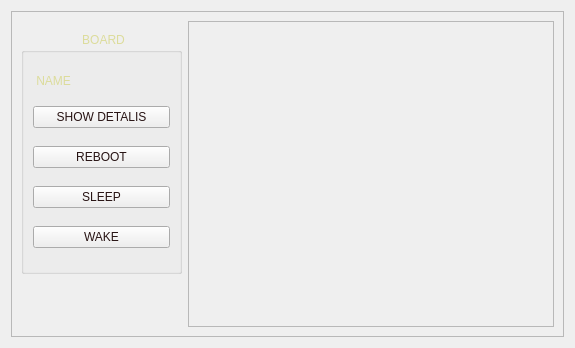
<?xml version="1.0" encoding="UTF-8"?>
<ui version="4.0">
 <class>RubiBoardUi</class>
 <widget class="QWidget" name="RubiBoardUi">
  <property name="enabled">
   <bool>true</bool>
  </property>
  <property name="geometry">
   <rect>
    <x>0</x>
    <y>0</y>
    <width>575</width>
    <height>348</height>
   </rect>
  </property>
  <property name="minimumSize">
   <size>
    <width>575</width>
    <height>348</height>
   </size>
  </property>
  <property name="windowTitle">
   <string>RubiController</string>
  </property>
  <property name="styleSheet">
   <string notr="true">	QWidget{
	background-image: url(:/ta-skin/bg1.gif);
}

QLabel, QCheckBox, QTextEdit, QLineEdit, QGroupBox, QDoubleSpinBox, QSpinBox{
	font: bold 10px, &quot;Segoe UI Black&quot;;
	color: rgb(220, 220, 155);
    background-color: transparent;
}

QProgressBar{
    border-image: url(:/ta-skin/chunk_empty.png) 0 repeat stretch;
    font: 1px, &quot;Segoe UI Black&quot;;
}

QProgressBar::chunk {
    border-image: url(:/ta-skin/chunk_full.png) 0 repeat stretch;
}

QLabel, QCheckBox{
	border-image: url(:/ta-skin/label2.png) 11 22 10 12 repeat stretch ;
	border-width: 10;
}

QCheckBox{
	spacing: 3;
}

QCheckBox::indicator::checked, QCheckBox::indicator::unchecked{
    width: 19px;
    height: 19px;
}

QCheckBox::indicator:unchecked:disabled{
    border-image: url(:/ta-skin/lmp_off.png) 0 stretch
}

QCheckBox::indicator:checked:disabled{
    border-image: url(:/ta-skin/lmp_on.png) 0 stretch
}

QCheckBox::indicator:unchecked:enabled{
    border-image: url(:/ta-skin/lmp_off_locked.png) 0 stretch
}

QCheckBox::indicator:checked:enabled{
    border-image: url(:/ta-skin/lmp_on_locked.png) 0 stretch
}

QPushButton{
	font: bold 10px, &quot;Segoe UI Black&quot;;
	color: rgb(40, 20, 20);
	border-width: 8;
    border-image: url(:/ta-skin/button.gif) 10 12 11 14 repeat repeat 
}

QPushButton:pressed {
	border-image: url(:/ta-skin/button_pressed.gif) 10 12 11 14 repeat repeat
}

QScrollBar:horizontal {
    border-image: url(:/ta-skin/scroll_bg.png) 0 repeat stretch;
    height: 15px;
    margin: 0px 20px 0 20px;
}

QScrollBar::handle:horizontal {
    border-image: url(:/ta-skin/bar.png) 0 stretch;
    min-width: 5px;
    max-width: 5px;
}

QScrollBar::add-line:horizontal {
    border-image: url(:/ta-skin/arrow_off_right.png) 0 stretch;
    width: 20px;
    subcontrol-position: right;
    subcontrol-origin: margin;
}

QScrollBar::sub-line:horizontal:pressed {
    border-image: url(:/ta-skin/arrow_on_left.png) 0 stretch;
}

QScrollBar::add-line:horizontal:pressed {
    border-image: url(:/ta-skin/arrow_on_right.png) 0 stretch;
}

QScrollBar::sub-line:horizontal {
    border-image: url(:/ta-skin/arrow_off_left.png) 0 stretch;
    width: 20px;
    subcontrol-position: left;
    subcontrol-origin: margin;
}

QScrollBar::add-page:horizontal, QScrollBar::sub-page:horizontal {
    background: none;
}

QGroupBox{
    border-image: url(:/ta-skin/label-bg.png) 13 23 12 12 repeat repeat ;
    border-width: 10;
}

QGroupBox::title{
    subcontrol-origin: margin;
    subcontrol-position: top center;
    margin: 0 3
}

QLineEdit, QDoubleSpinBox, QSpinBox{
    padding: 0 3;
	border-color: #444444;
	border-style: inset;
	border-width: 2;
}

QDoubleSpinBox::up-arrow, QSpinBox::up-arrow {
    image: url(:/ta-skin/arrow_off_up.png) 0 stretch;
}

QDoubleSpinBox::down-arrow, QSpinBox::down-arrow {
    image: url(:/ta-skin/arrow_off_down.png) 0 stretch;
}

QDoubleSpinBox::up-arrow:pressed, QSpinBox::up-arrow:pressed {
    image: url(:/ta-skin/arrow_on_up.png) 0 stretch;
}

QDoubleSpinBox::down-arrow:pressed, QSpinBox::down-arrow:pressed {
    image: url(:/ta-skin/arrow_on_down.png) 0 stretch;
}</string>
  </property>
  <layout class="QVBoxLayout" name="verticalLayout_3">
   <item>
    <widget class="QScrollArea" name="scrAr">
     <property name="widgetResizable">
      <bool>true</bool>
     </property>
     <widget class="QWidget" name="scrArWC">
      <property name="geometry">
       <rect>
        <x>0</x>
        <y>0</y>
        <width>559</width>
        <height>332</height>
       </rect>
      </property>
      <layout class="QGridLayout" name="gridLayout">
       <item row="4" column="0">
        <spacer name="verticalSpacer">
         <property name="orientation">
          <enum>Qt::Vertical</enum>
         </property>
         <property name="sizeHint" stdset="0">
          <size>
           <width>20</width>
           <height>40</height>
          </size>
         </property>
        </spacer>
       </item>
       <item row="0" column="1" rowspan="6">
        <widget class="QScrollArea" name="FFS">
         <property name="sizePolicy">
          <sizepolicy hsizetype="Expanding" vsizetype="Expanding">
           <horstretch>0</horstretch>
           <verstretch>0</verstretch>
          </sizepolicy>
         </property>
         <property name="minimumSize">
          <size>
           <width>365</width>
           <height>279</height>
          </size>
         </property>
         <property name="widgetResizable">
          <bool>true</bool>
         </property>
         <widget class="QWidget" name="bScrArWC">
          <property name="minimumSize">
           <size>
            <width>300</width>
            <height>275</height>
           </size>
          </property>
          <layout class="QGridLayout" name="gridLayout_2"/>
         </widget>
        </widget>
       </item>
       <item row="2" column="0">
        <widget class="QGroupBox" name="BOARD">
         <property name="enabled">
          <bool>true</bool>
         </property>
         <property name="minimumSize">
          <size>
           <width>161</width>
           <height>241</height>
          </size>
         </property>
         <property name="title">
          <string> BOARD </string>
         </property>
         <layout class="QVBoxLayout" name="verticalLayout">
          <item>
           <widget class="QLabel" name="lbl_board_name">
            <property name="enabled">
             <bool>false</bool>
            </property>
            <property name="sizePolicy">
             <sizepolicy hsizetype="Preferred" vsizetype="Fixed">
              <horstretch>0</horstretch>
              <verstretch>0</verstretch>
             </sizepolicy>
            </property>
            <property name="text">
             <string> NAME </string>
            </property>
            <property name="textFormat">
             <enum>Qt::AutoText</enum>
            </property>
           </widget>
          </item>
          <item>
           <widget class="QPushButton" name="btn_show_dets">
            <property name="enabled">
             <bool>true</bool>
            </property>
            <property name="text">
             <string>SHOW DETALIS</string>
            </property>
           </widget>
          </item>
          <item>
           <widget class="QPushButton" name="lbl_reboot">
            <property name="enabled">
             <bool>true</bool>
            </property>
            <property name="text">
             <string>REBOOT</string>
            </property>
           </widget>
          </item>
          <item>
           <widget class="QPushButton" name="lbl_sleep">
            <property name="enabled">
             <bool>true</bool>
            </property>
            <property name="text">
             <string>SLEEP</string>
            </property>
           </widget>
          </item>
          <item>
           <widget class="QPushButton" name="lbl_wake">
            <property name="enabled">
             <bool>true</bool>
            </property>
            <property name="text">
             <string>WAKE</string>
            </property>
           </widget>
          </item>
         </layout>
        </widget>
       </item>
      </layout>
     </widget>
    </widget>
   </item>
  </layout>
 </widget>
 <resources>
  <include location="ta.qrc"/>
 </resources>
 <connections/>
</ui>
